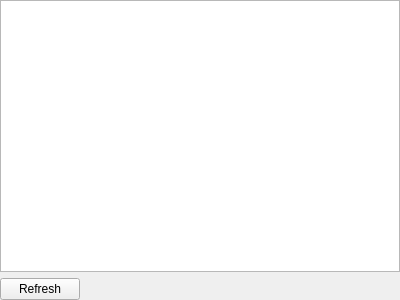
<?xml version="1.0" encoding="UTF-8"?>
<ui version="4.0">
 <class>ProfilingDebugWidget</class>
 <widget class="QWidget" name="ProfilingDebugWidget">
  <property name="geometry">
   <rect>
    <x>0</x>
    <y>0</y>
    <width>400</width>
    <height>300</height>
   </rect>
  </property>
  <property name="windowTitle">
   <string>Form</string>
  </property>
  <layout class="QVBoxLayout" name="verticalLayout">
   <property name="leftMargin">
    <number>0</number>
   </property>
   <property name="topMargin">
    <number>0</number>
   </property>
   <property name="rightMargin">
    <number>0</number>
   </property>
   <property name="bottomMargin">
    <number>0</number>
   </property>
   <item>
    <widget class="QTreeView" name="treeView"/>
   </item>
   <item>
    <layout class="QHBoxLayout" name="horizontalLayout">
     <property name="topMargin">
      <number>0</number>
     </property>
     <item>
      <widget class="QPushButton" name="btnRefresh">
       <property name="text">
        <string>Refresh</string>
       </property>
      </widget>
     </item>
     <item>
      <spacer name="horizontalSpacer">
       <property name="orientation">
        <enum>Qt::Horizontal</enum>
       </property>
       <property name="sizeHint" stdset="0">
        <size>
         <width>40</width>
         <height>20</height>
        </size>
       </property>
      </spacer>
     </item>
    </layout>
   </item>
  </layout>
 </widget>
 <resources/>
 <connections/>
</ui>
